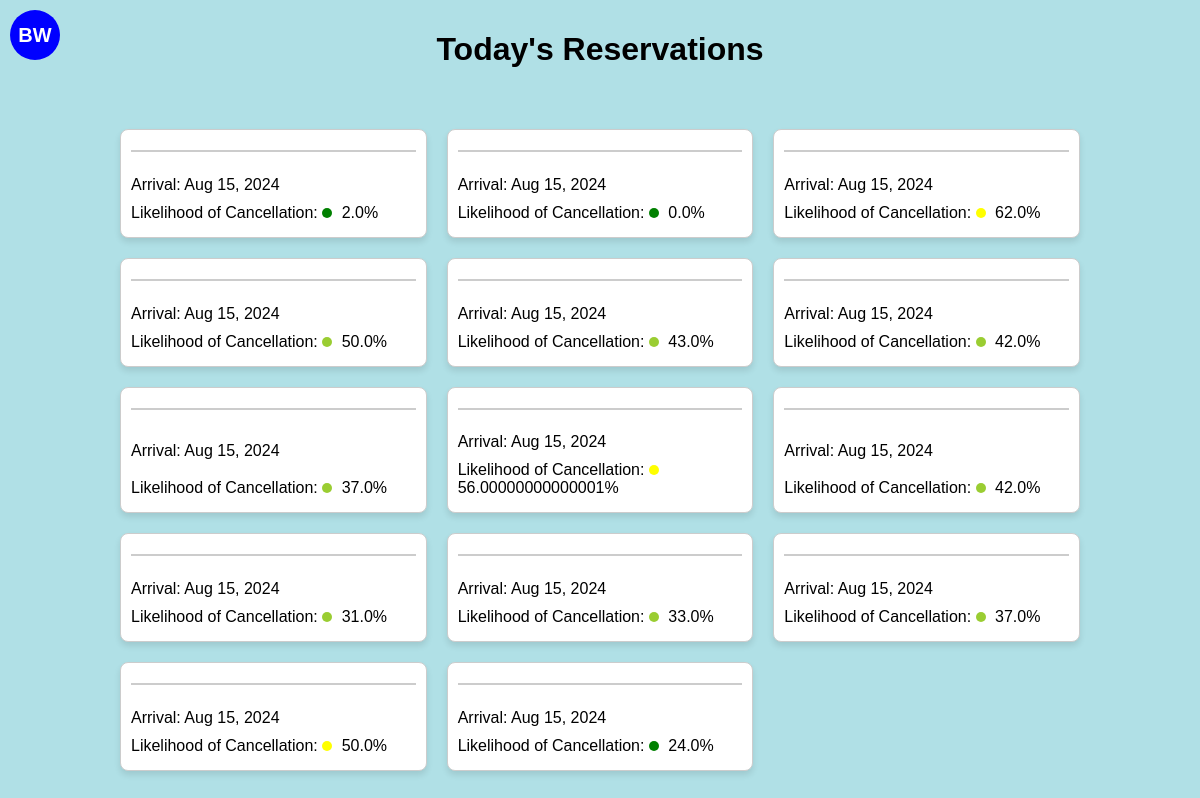
The page / on the database its author committed.
### cancellationPredictor/models.py (models this page shows, shortened)
class Booking(models.Model):
    month_of_booking = models.IntegerField()
    day_of_booking = models.IntegerField()
    weekday_of_booking = models.IntegerField()
    month_of_arrival = models.IntegerField()
    day_of_arrival = models.IntegerField()
    weekday_of_arrival = models.IntegerField()
    num_of_nights = models.IntegerField()
    is_repeated_guest = models.BooleanField()
    previous_stays = models.IntegerField()
    previous_cancellations = models.IntegerField()
    booking_to_arrival_duration = models.IntegerField()
    rate = models.DecimalField(max_digits=10, decimal_places=2)  # Assuming 'Rate' needs to handle decimals
    override = models.DecimalField(max_digits=10, decimal_places=2)  # Assuming 'Override' is a monetary value
    probability = models.DecimalField(max_digits=10, decimal_places=6)  # Storing probabilities with precision
    prediction = models.BooleanField()  # Assuming prediction is a binary outcome (True/False)
    guest_name = models.TextField()  # Adjust max_length as needed
    date_booking_made = models.DateField()
    scheduled_arrival = models.DateField()

### cancellationPredictor/views.py (the view)
# urls.py: path('', BookingListView.as_view(), name='booking-list'),
class BookingListView(ListView):
    model = Booking
    template_name = 'cancellationPredictor/booking_list.html'
    context_object_name = 'bookings'
    def get_queryset(self):
        today = timezone.localdate()
        today_arrivals = Booking.objects.filter(scheduled_arrival=today)
        fake = Faker()  # Create a Faker generator instance
        for booking in today_arrivals:
            booking.guest_name = fake.name()
        return today_arrivals

### cancellationPredictor/templatetags/custom_filters.py (called while the page is built)
@register.filter(name='multiply')
def multiply(value, arg):
    try:
        return float(value) * float(arg)
    except (ValueError, TypeError):
        return ''  # You might choose to handle the error differently.

### templates/cancellationPredictor/booking_list.html (shortened to what this page needs)
{% load custom_filters %}
<!DOCTYPE html>
<html>
<head>
</head>
<body>
    <div id="logo">BW</div>
    <h1>Today's Reservations</h1>
    <div class="grid-container">
        {% for booking in bookings %}
        <div class="card">
            <h3>{{ booking.guest_name }}</h3>
            <p>Arrival: {{ booking.scheduled_arrival|date:"M d, Y" }}</p>
            <p>Likelihood of Cancellation:
                <span class="probability-circle" style="background-color:
                    {% if booking.probability|multiply:100 < 25 %}
                        green
                    {% elif booking.probability|multiply:100 < 50 %}
                        yellowgreen
                    {% elif booking.probability|multiply:100 < 75 %}
                        yellow
                    {% else %}
                        red
                    {% endif %};
                "></span>
                {{ booking.probability|floatformat:2|multiply:100 }}%
            </p>
        </div>
        {% empty %}
        <p>No bookings available.</p>
        {% endfor %}
    </div>
</body>
</html>

### templates/cancellationPredictor/booking_list.html (style rules this page uses)
body { display: flex; flex-direction: column; align-items: center; justify-content: center; min-height: 100vh; margin: 0; font-family: Arial, sans-serif; background-color: #B0E0E6; }
#logo { position: absolute; top: 10px; left: 10px; width: 50px; height: 50px; background-color: #0000FF; border-radius: 50%; display: flex; justify-content: center; align-items: center; color: white; font-weight: bold; font-size: 20px; }
.grid-container { display: grid; grid-template-columns: repeat(auto-fill, minmax(250px, 1fr)); grid-gap: 20px; padding: 20px; width: 80%; max-width: 1000px; margin-top: 20px; }
.card { background-color: #FFFFFF; border: 1px solid #ccc; border-radius: 8px; box-shadow: 0 4px 6px rgba(0,0,0,0.1); padding: 10px; display: flex; flex-direction: column; justify-content: space-between; }
.card h3 { margin-top: 0; color: #333; border-bottom: 2px solid #ccc; padding-bottom: 10px; }
.card p { margin: 5px 0; }
.probability-circle { height: 10px; width: 10px; border-radius: 50%; display: inline-block; margin-right: 5px; }

### rows shown on the page
Booking: scheduled_arrival "Aug 15, 2024", probability|multiply "2.0"
Booking: scheduled_arrival "Aug 15, 2024", probability|multiply "0.0"
Booking: scheduled_arrival "Aug 15, 2024", probability|multiply "62.0"
Booking: scheduled_arrival "Aug 15, 2024", probability|multiply "50.0"
Booking: scheduled_arrival "Aug 15, 2024", probability|multiply "43.0"
Booking: scheduled_arrival "Aug 15, 2024", probability|multiply "42.0"
Booking: scheduled_arrival "Aug 15, 2024", probability|multiply "37.0"
Booking: scheduled_arrival "Aug 15, 2024", probability|multiply "56.00000000000001"
Booking: scheduled_arrival "Aug 15, 2024", probability|multiply "42.0"
Booking: scheduled_arrival "Aug 15, 2024", probability|multiply "31.0"
Booking: scheduled_arrival "Aug 15, 2024", probability|multiply "33.0"
Booking: scheduled_arrival "Aug 15, 2024", probability|multiply "37.0"
Booking: scheduled_arrival "Aug 15, 2024", probability|multiply "50.0"
Booking: scheduled_arrival "Aug 15, 2024", probability|multiply "24.0"
